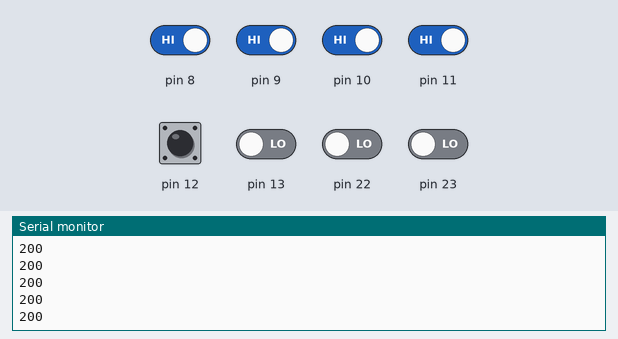
A sketch run on a simulated Arduino Uno, built with avr-gcc and run on an emulated ATmega328P. Shown: the last lines printed to the serial monitor. The inputs (shaded band) are chosen by the test bench; at power-on: pin 8–12 HIGH, pin 13, pin 22, pin 23 LOW.

Above: at 1.2 s.
1.3 s: pin 8 driven LOW
At 1.43 s:
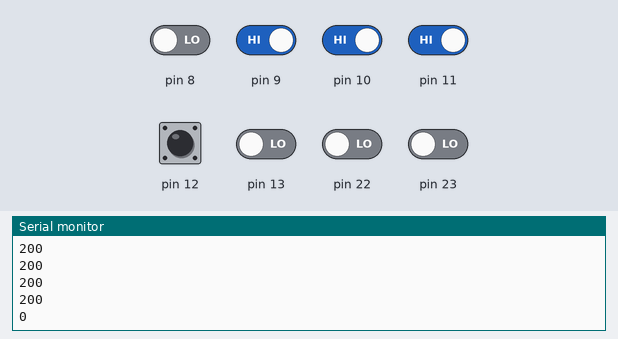
2.8 s: pin 9 driven LOW
At 2.89 s:
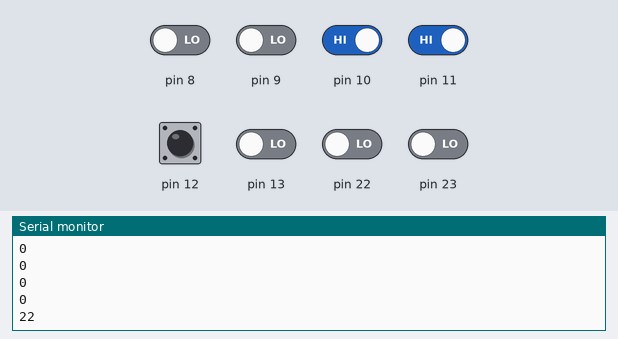
4.3 s: pin 10 driven LOW
At 4.42 s:
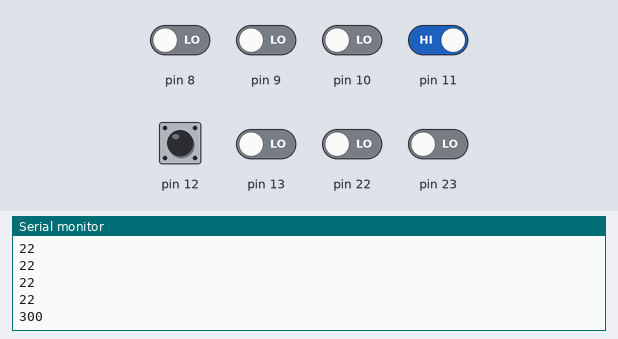
5.8 s: pin 8 driven HIGH
At 5.95 s:
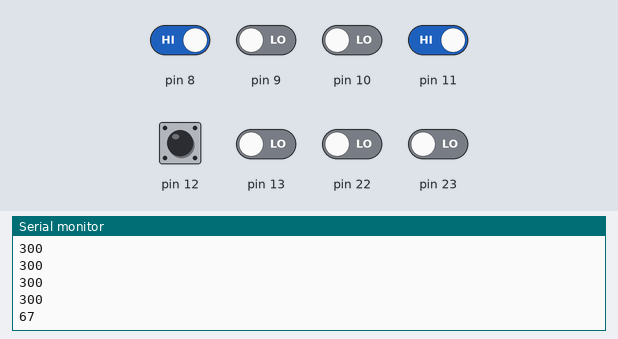
7.3 s: pin 9 driven HIGH
At 7.48 s:
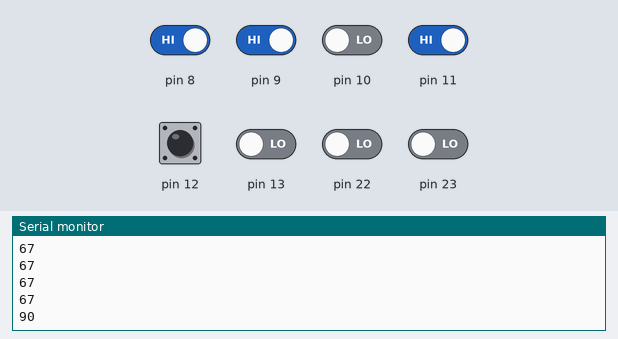
8.8 s: pin 11 driven LOW
At 8.93 s:
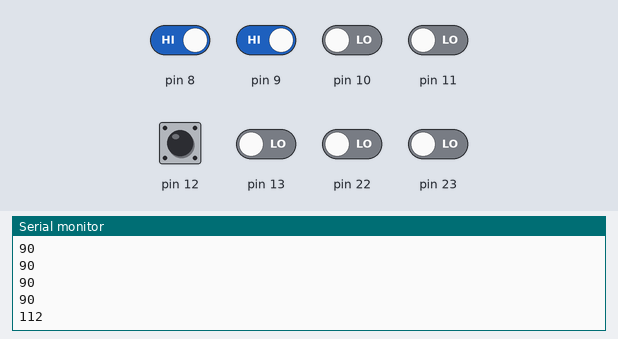
Timing chart, 0 to 11.3 s (numbered marks = the images above; inputs shaded):
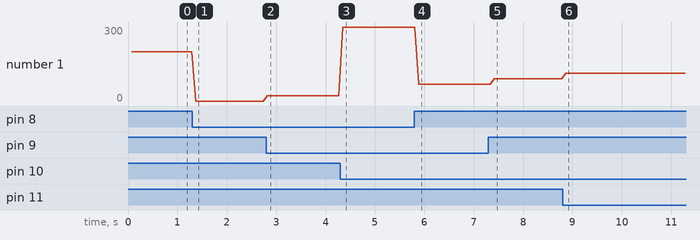

The sketch:

IRreciever.ino
```cpp
//IR Receiver.
//Variable decleration

byte input;    //the input from the dig pins
int ir[5];
int degree[5] = {0,45,90,135,180};
int zero =0;       //to store how many 1 we are reading
int sum =0;       //sum for the sum of degeees.

void setup() {
  // put your setup code here, to run once:
  DDRB = 0x0;
  Serial.begin(9600);
}

void loop() {
  zero=0;
  sum=0;
  for(int i=0 ; i<5 ; i++){
    ir[i] =0 ;
  }

  //Serial.println(i);
  for (int j =0 ; j < 80; j++)
  {
    input = PINB;
    delay(1);
    //Serial.print(bitRead(input,i));
    if (bitRead(input, 0) == 0)
      ir[0] = 1;
    if (bitRead(input, 1) == 0)
      ir[1] = 1;
    if (bitRead(input, 2) == 0)
      ir[2] = 1;
    if (bitRead(input, 3) == 0)
      ir[3] = 1;
    if (bitRead(input, 4) == 0)
      ir[4] = 1;

  }

 for (int i=0 ;i <5; i++){
   //Serial.println(bitRead(input,i));
  if (ir[i]== 1)
  zero++;
 }
 /*for(int i=0 ;i<5; i++){
  Serial.print(ir[i]);
  Serial.print(" ");}
  Serial.println();
  Serial.println(zero);
  delay(1000);
 */
 if (zero == 0)                         //there is no signals.
  Serial.println("200");

 else if (zero == 1){                  // Only one IR reciever detects the signal.
    for (int i =0 ; i<5; i++){
      if (ir[i]==1)
          Serial.println(degree[i]);}
    }
 else if (zero == 2){                 // There is two IR receiver detects the signal.
  for (int i= 0; i<5; i++){
    if (ir[i]== 1)
        sum += degree[i];
    }
    Serial.println(sum/2);
 }

 else
  Serial.println("300");

 }
```

Measured:
- after the input at 1.3 s, the serial monitor: prints a new line after 0.07 s (image 1)
- after the input at 2.8 s, the serial monitor: prints a new line at once (image 2)
- after the input at 4.3 s, the serial monitor: prints a new line after 0.05 s (image 3)
- after the input at 5.8 s, the serial monitor: prints a new line after 0.08 s (image 4)
- after the input at 7.3 s, the serial monitor: prints a new line after 0.12 s (image 5)
- after the input at 8.8 s, the serial monitor: prints a new line after 0.07 s (image 6)
- plotted number 1: 200 → 0 after the input at 1.3 s, 0 → 22 after the input at 2.8 s, 22 → 300 after the input at 4.3 s, 300 → 67 after the input at 5.8 s, 67 → 90 after the input at 7.3 s
